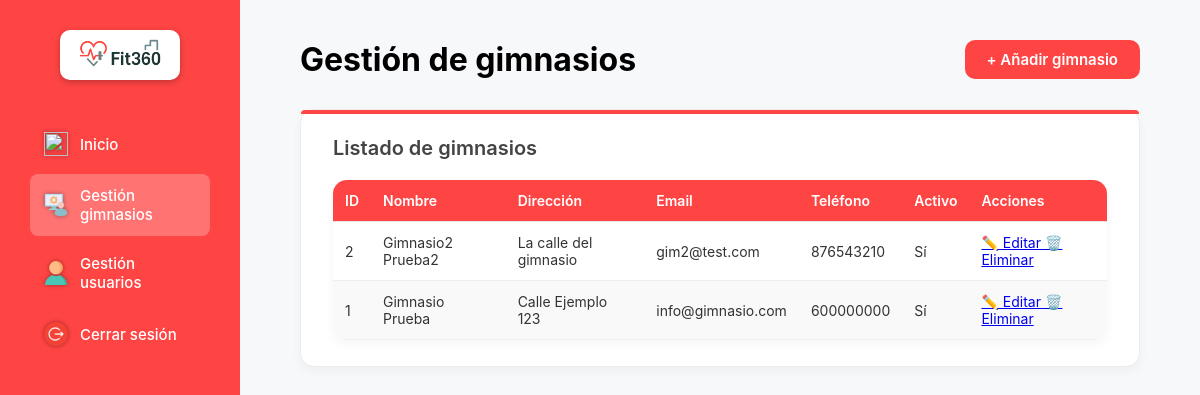
Screenshot of /frontend/views/admin/gimnasios.php (signed in) with the database file from the repository.
### tables this page shows
CREATE TABLE `gimnasio` (
  `id_gimnasio` int(11) NOT NULL,
  `nombre` varchar(100) DEFAULT NULL,
  `direccion` varchar(200) DEFAULT NULL,
  `email_contacto` varchar(150) DEFAULT NULL,
  `telefono` varchar(20) DEFAULT NULL,
  `fecha_alta` date DEFAULT NULL,
  `activo` tinyint(1) DEFAULT NULL
);

### frontend/views/admin/gimnasios.php (the view, shortened to what this page needs)
<?php
require_once "../../../backend/config/conexion.php";
$sql = "SELECT * FROM gimnasio ORDER BY id_gimnasio DESC";
$resultado = $conexion->query($sql);
?>
<!DOCTYPE html>
<html lang="es">
<head>
    <link rel="stylesheet" href="../../css/dashboard.css">
    <link rel="stylesheet" href="../../css/admin-forms.css"
</head>
<body>
<div class="dashboard-container">
    <aside class="sidebar">
        <div class="logo">
            <img src="../../assets/img/logo/logo-fit360.png" alt="Fit360">
        </div>
        <nav>
            <a href="dashboard.php">
                <img src="../../assets/img/dashboard/icon-dashboard.png">
                <span>Inicio</span>
            </a>
            <a href="gimnasios.php" class="active">
                <img src="../../assets/img/dashboard/icon-admin.png">
                <span>Gestión gimnasios</span>
            </a>
            <a href="usuarios.php">
                <img src="../../assets/img/dashboard/icon-users.png">
                <span>Gestión usuarios</span>
            </a>
            <a href="../../../backend/controllers/logout.php">
                <img src="../../assets/img/dashboard/icon-logout.png">
                <span>Cerrar sesión</span>
            </a>
        </nav>
    </aside>
    <main class="main-content">
        <div class="admin-container">
            <header class="dashboard-header">
                <h1>Gestión de gimnasios</h1>
                <a href="gimnasio-crear.php" class="admin-btn-primary">+ Añadir gimnasio</a>
            </header>
            <section class="admin-card">
                <h2>Listado de gimnasios</h2>
                <table class="admin-table">
                    <thead>
                        <tr>
                            <th>ID</th>
                            <th>Nombre</th>
                            <th>Dirección</th>
                            <th>Email</th>
                            <th>Teléfono</th>
                            <th>Activo</th>
                            <th>Acciones</th>
                        </tr>
                    </thead>
                    <tbody>
                        <?php while ($g = $resultado->fetch_assoc()): ?>
                            <tr>
                                <td><?= $g['id_gimnasio'] ?></td>
                                <td><?= htmlspecialchars($g['nombre']) ?></td>
                                <td><?= htmlspecialchars($g['direccion']) ?></td>
                                <td><?= htmlspecialchars($g['email_contacto']) ?></td>
                                <td><?= htmlspecialchars($g['telefono']) ?></td>
                                <td><?= $g['activo'] ? "Sí" : "No" ?></td>
                                <td class="admin-actions">
                                    <a href="gimnasio-editar.php?id=<?= $g['id_gimnasio'] ?>">
                                        ✏️ Editar
                                    </a>
                                    <a href="../../../backend/controllers/gimnasio-controller.php?eliminar=<?= $g['id_gimnasio'] ?>"
                                    onclick="return confirm('¿Seguro que deseas eliminar este gimnasio?')">
                                        🗑️ Eliminar
                                    </a>
                                </td>
                            </tr>
                        <?php endwhile; ?>
                    </tbody>
                </table>
            </section>
        </div>
    </main>
</div>
</body>
</html>

### frontend/css/dashboard.css (style rules this page uses)
* { margin: 0; padding: 0; box-sizing: border-box; font-family: "Inter", sans-serif; }
.dashboard-container { display: flex; flex-direction: row; width: 100%; min-height: 100vh; background: #f7f8fa; }
.sidebar { width: 240px; background: #ff4444; padding: 30px; min-height: 100vh; color: #fff; }
.sidebar nav a { display: flex; align-items: center; gap: 12px; padding: 12px 14px; border-radius: 8px; text-decoration: none; color: #fff; margin-bottom: 6px; font-size: 15px; font-weight: 500; transition: all 0.2s ease; }
.sidebar nav a img { width: 24px; height: 24px; object-fit: contain; display: block; filter: drop-shadow(0 0 2px rgba(0, 0, 0, 0.4)); }
.sidebar nav a.active { background: rgba(255, 255, 255, 0.25); color: #fff; }
.sidebar nav a.active img { filter: drop-shadow(0 0 2px rgba(0, 0, 0, 0.4)); }
.logo { display: flex; justify-content: center; margin-bottom: 40px; }
.logo img { width: 120px; border-radius: 10px; background: #fff; padding: 3px; box-shadow: 0 2px 6px rgba(0, 0, 0, 0.25); border: 1px solid rgba(255, 255, 255, 0.4); }
.main-content { flex: 1; padding: 20px 40px 40px 40px; }
.dashboard-header { display: flex; justify-content: space-between; align-items: center; margin-bottom: 30px; }

### frontend/css/admin-forms.css (style rules this page uses)
.admin-container { max-width: 1000px; margin: 20px auto 40px auto; padding: 0 20px; }
.admin-card { background: #ffffff; padding: 26px 32px; border-radius: 14px; border: 1px solid #ececec; box-shadow: 0 4px 12px rgba(0, 0, 0, 0.04); margin-bottom: 30px; position: relative; }
.admin-card::before { content: ""; position: absolute; top: 0; left: 0; width: 100%; height: 4px; background: #ff4444; border-radius: 14px 14px 0 0; }
.admin-card h2 { font-size: 20px; font-weight: 600; color: #444; margin-bottom: 20px; }
.admin-btn-primary { padding: 10px 22px; background: #ff4444; color: white; border: none; border-radius: 10px; font-size: 15px; cursor: pointer; font-weight: 600; text-decoration: none; }
.admin-table { width: 100%; border-collapse: collapse; background: white; border-radius: 14px; overflow: hidden; box-shadow: 0 4px 12px rgba(0, 0, 0, 0.04); }
.admin-table thead { background: #f4f4f4; }
.admin-table th { padding: 12px 14px; font-size: 14px; text-align: left; color: #444; border-bottom: 1px solid #e5e5e5; }
.admin-table td { padding: 12px 14px; border-bottom: 1px solid #eee; font-size: 14px; color: #333; }
.admin-table tr:nth-child(even) { background: #fafafa; }
.admin-table thead tr { pointer-events: none; }
.admin-table thead { background: #ff4444; }
.admin-table th { padding: 12px; font-size: 14px; text-align: left; color: white; font-weight: 600; }
.admin-table td { padding: 12px; border-bottom: 1px solid #eee; font-size: 14px; color: #333; }
.admin-table tr:nth-child(even) { background: #f9f9f9; }
.admin-table th, .admin-table td { vertical-align: middle; }

### rows the page displays
gimnasio: id_gimnasio "2", nombre "Gimnasio2 Prueba2", direccion "La calle del gimnasio", email_contacto "gim2@test.com", telefono "876543210", activo "Sí"
gimnasio: id_gimnasio "1", nombre "Gimnasio Prueba", direccion "Calle Ejemplo 123", email_contacto "info@gimnasio.com", telefono "600000000", activo "Sí"
